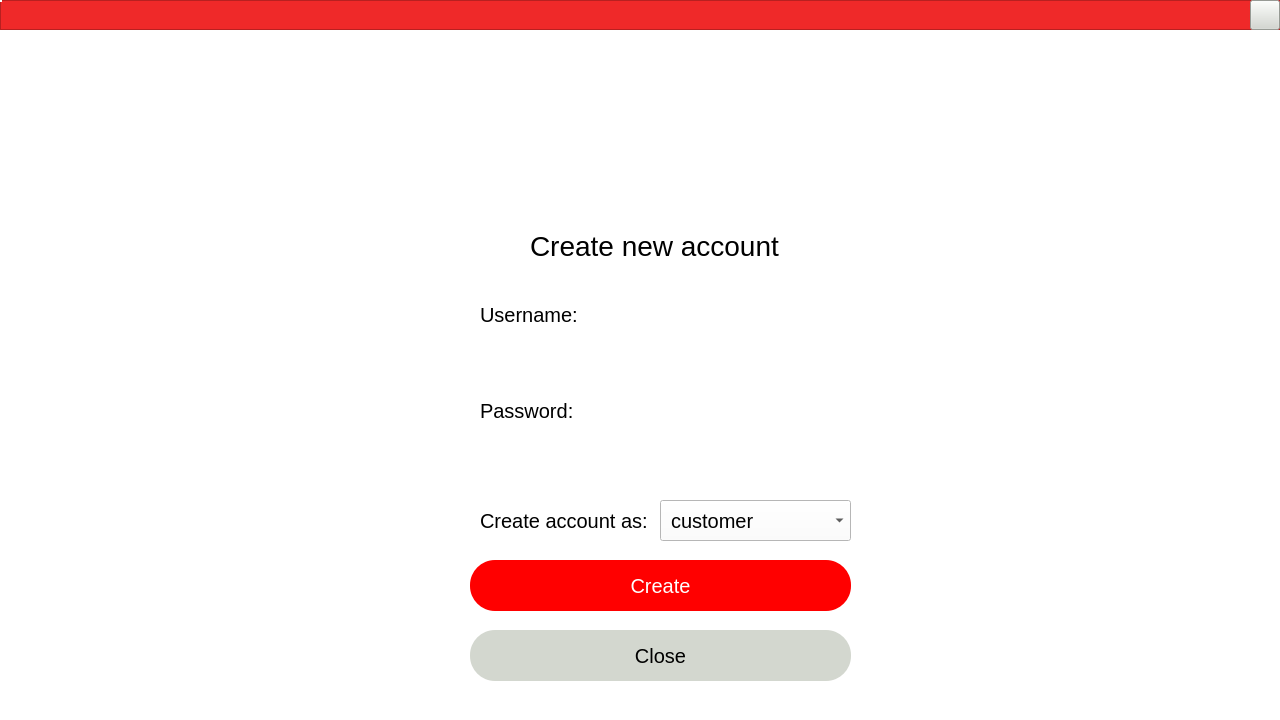
<?xml version="1.0" encoding="UTF-8"?>
<ui version="4.0">
 <class>LoginWidget</class>
 <widget class="QWidget" name="LoginWidget">
  <property name="enabled">
   <bool>true</bool>
  </property>
  <property name="geometry">
   <rect>
    <x>0</x>
    <y>0</y>
    <width>1280</width>
    <height>720</height>
   </rect>
  </property>
  <property name="windowTitle">
   <string>login interface</string>
  </property>
  <property name="windowIcon">
   <iconset>
    <normaloff>:/resource/ico/QQ.png</normaloff>:/resource/ico/QQ.png</iconset>
  </property>
  <property name="styleSheet">
   <string notr="true">background-color:rgb(255, 255, 255);
padding:0;
</string>
  </property>
  <widget class="QStackedWidget" name="stackedWidget">
   <property name="geometry">
    <rect>
     <x>0</x>
     <y>0</y>
     <width>1280</width>
     <height>720</height>
    </rect>
   </property>
   <property name="currentIndex">
    <number>2</number>
   </property>
   <widget class="QWidget" name="robotConnect">
    <layout class="QVBoxLayout" name="verticalLayout_2">
     <property name="spacing">
      <number>0</number>
     </property>
     <property name="leftMargin">
      <number>0</number>
     </property>
     <property name="topMargin">
      <number>0</number>
     </property>
     <property name="rightMargin">
      <number>0</number>
     </property>
     <property name="bottomMargin">
      <number>0</number>
     </property>
     <item>
      <widget class="QWidget" name="widgetBody" native="true">
       <property name="minimumSize">
        <size>
         <width>600</width>
         <height>300</height>
        </size>
       </property>
       <property name="maximumSize">
        <size>
         <width>99999</width>
         <height>99999</height>
        </size>
       </property>
       <widget class="QLabel" name="label">
        <property name="geometry">
         <rect>
          <x>0</x>
          <y>30</y>
          <width>1280</width>
          <height>690</height>
         </rect>
        </property>
        <property name="styleSheet">
         <string notr="true">border-image: url(:/background/data/background/createUser_background.jpg);</string>
        </property>
        <property name="text">
         <string/>
        </property>
       </widget>
       <widget class="QFrame" name="frame">
        <property name="geometry">
         <rect>
          <x>0</x>
          <y>0</y>
          <width>1280</width>
          <height>30</height>
         </rect>
        </property>
        <property name="styleSheet">
         <string notr="true">background-color: rgb(239, 41, 41);</string>
        </property>
        <property name="frameShape">
         <enum>QFrame::StyledPanel</enum>
        </property>
        <property name="frameShadow">
         <enum>QFrame::Raised</enum>
        </property>
        <widget class="QPushButton" name="btnWinClose_3">
         <property name="geometry">
          <rect>
           <x>1250</x>
           <y>0</y>
           <width>31</width>
           <height>31</height>
          </rect>
         </property>
         <property name="styleSheet">
          <string notr="true">background-color: rgb(211, 215, 207);</string>
         </property>
         <property name="text">
          <string/>
         </property>
        </widget>
       </widget>
       <widget class="QFrame" name="frame_2">
        <property name="geometry">
         <rect>
          <x>430</x>
          <y>190</y>
          <width>431</width>
          <height>431</height>
         </rect>
        </property>
        <property name="styleSheet">
         <string notr="true">border-radius: 15px;</string>
        </property>
        <property name="frameShape">
         <enum>QFrame::StyledPanel</enum>
        </property>
        <property name="frameShadow">
         <enum>QFrame::Raised</enum>
        </property>
        <widget class="QLabel" name="label_6">
         <property name="geometry">
          <rect>
           <x>50</x>
           <y>30</y>
           <width>131</width>
           <height>41</height>
          </rect>
         </property>
         <property name="font">
          <font>
           <pointsize>15</pointsize>
          </font>
         </property>
         <property name="styleSheet">
          <string notr="true"/>
         </property>
         <property name="text">
          <string>Master node:</string>
         </property>
        </widget>
        <widget class="QLineEdit" name="lineEditMasterIp">
         <property name="geometry">
          <rect>
           <x>50</x>
           <y>70</y>
           <width>331</width>
           <height>50</height>
          </rect>
         </property>
         <property name="minimumSize">
          <size>
           <width>0</width>
           <height>41</height>
          </size>
         </property>
         <property name="maximumSize">
          <size>
           <width>16777215</width>
           <height>50</height>
          </size>
         </property>
         <property name="font">
          <font>
           <pointsize>15</pointsize>
          </font>
         </property>
         <property name="focusPolicy">
          <enum>Qt::StrongFocus</enum>
         </property>
         <property name="styleSheet">
          <string notr="true">background-color: rgb(176, 249, 244);
border-bottom: 3px solid rgb(103, 229, 161);
border-radius: 0px;
padding-left: 12px;</string>
         </property>
         <property name="text">
          <string>http://127.0.0.1:11311</string>
         </property>
         <property name="placeholderText">
          <string>master node address</string>
         </property>
        </widget>
        <widget class="QLabel" name="label_7">
         <property name="geometry">
          <rect>
           <x>50</x>
           <y>120</y>
           <width>91</width>
           <height>41</height>
          </rect>
         </property>
         <property name="font">
          <font>
           <pointsize>15</pointsize>
          </font>
         </property>
         <property name="styleSheet">
          <string notr="true"/>
         </property>
         <property name="text">
          <string>Local IP:</string>
         </property>
        </widget>
        <widget class="QLineEdit" name="lineEditRosIp">
         <property name="geometry">
          <rect>
           <x>50</x>
           <y>160</y>
           <width>332</width>
           <height>50</height>
          </rect>
         </property>
         <property name="minimumSize">
          <size>
           <width>0</width>
           <height>41</height>
          </size>
         </property>
         <property name="maximumSize">
          <size>
           <width>16777215</width>
           <height>50</height>
          </size>
         </property>
         <property name="font">
          <font>
           <pointsize>15</pointsize>
          </font>
         </property>
         <property name="styleSheet">
          <string notr="true">background-color: rgb(176, 249, 244);
border-bottom: 3px solid rgb(103, 229, 161);
border-radius: 0px;
padding-left: 12px;</string>
         </property>
         <property name="text">
          <string>127.0.0.1</string>
         </property>
         <property name="echoMode">
          <enum>QLineEdit::Normal</enum>
         </property>
         <property name="placeholderText">
          <string>local address</string>
         </property>
        </widget>
        <widget class="QCheckBox" name="checkBoxAutoLogin">
         <property name="geometry">
          <rect>
           <x>50</x>
           <y>230</y>
           <width>161</width>
           <height>31</height>
          </rect>
         </property>
         <property name="font">
          <font>
           <pointsize>15</pointsize>
          </font>
         </property>
         <property name="cursor">
          <cursorShape>PointingHandCursor</cursorShape>
         </property>
         <property name="styleSheet">
          <string notr="true"/>
         </property>
         <property name="text">
          <string>Auto connect</string>
         </property>
         <property name="checked">
          <bool>false</bool>
         </property>
        </widget>
        <widget class="QPushButton" name="pushButton_auto">
         <property name="geometry">
          <rect>
           <x>220</x>
           <y>230</y>
           <width>161</width>
           <height>31</height>
          </rect>
         </property>
         <property name="minimumSize">
          <size>
           <width>0</width>
           <height>0</height>
          </size>
         </property>
         <property name="font">
          <font>
           <pointsize>15</pointsize>
          </font>
         </property>
         <property name="cursor">
          <cursorShape>PointingHandCursor</cursorShape>
         </property>
         <property name="styleSheet">
          <string notr="true">background-color: rgb(186, 189, 182);
border-radius: 15px;</string>
         </property>
         <property name="text">
          <string>Detect IP</string>
         </property>
        </widget>
        <widget class="QPushButton" name="btnLogin">
         <property name="geometry">
          <rect>
           <x>50</x>
           <y>290</y>
           <width>331</width>
           <height>51</height>
          </rect>
         </property>
         <property name="minimumSize">
          <size>
           <width>0</width>
           <height>0</height>
          </size>
         </property>
         <property name="maximumSize">
          <size>
           <width>999999</width>
           <height>999999</height>
          </size>
         </property>
         <property name="font">
          <font>
           <pointsize>15</pointsize>
          </font>
         </property>
         <property name="cursor">
          <cursorShape>PointingHandCursor</cursorShape>
         </property>
         <property name="focusPolicy">
          <enum>Qt::NoFocus</enum>
         </property>
         <property name="toolTip">
          <string>connect</string>
         </property>
         <property name="styleSheet">
          <string notr="true">background-color: qlineargradient(spread:reflect, x1:0, y1:0, x2:1, y2:0, stop:0 rgba(68, 107, 213, 255), stop:1 rgba(62, 255, 124, 255));
color: white;
border-radius: 25px;</string>
         </property>
         <property name="text">
          <string>CONNECT</string>
         </property>
        </widget>
        <widget class="QPushButton" name="btnSignOut">
         <property name="geometry">
          <rect>
           <x>50</x>
           <y>350</y>
           <width>331</width>
           <height>51</height>
          </rect>
         </property>
         <property name="minimumSize">
          <size>
           <width>0</width>
           <height>41</height>
          </size>
         </property>
         <property name="font">
          <font>
           <pointsize>15</pointsize>
          </font>
         </property>
         <property name="styleSheet">
          <string notr="true">background-color: rgb(211, 215, 207);
border-radius: 25px;
</string>
         </property>
         <property name="text">
          <string>Sign out</string>
         </property>
        </widget>
       </widget>
       <widget class="QPushButton" name="createUserAsAdmin_btn">
        <property name="geometry">
         <rect>
          <x>30</x>
          <y>640</y>
          <width>221</width>
          <height>51</height>
         </rect>
        </property>
        <property name="font">
         <font>
          <pointsize>15</pointsize>
         </font>
        </property>
        <property name="styleSheet">
         <string notr="true">background-color: qlineargradient(spread:pad, x1:0, y1:0, x2:1, y2:0.3125, stop:0 rgba(245, 121, 0, 255), stop:1 rgba(252, 233, 79, 255));
border-radius: 25px;</string>
        </property>
        <property name="text">
         <string>Create User as Admin</string>
        </property>
       </widget>
      </widget>
     </item>
    </layout>
   </widget>
   <widget class="QWidget" name="newUnserLogin">
    <widget class="QWidget" name="widget_3" native="true">
     <property name="enabled">
      <bool>true</bool>
     </property>
     <property name="geometry">
      <rect>
       <x>0</x>
       <y>0</y>
       <width>1280</width>
       <height>720</height>
      </rect>
     </property>
     <property name="styleSheet">
      <string notr="true"/>
     </property>
     <widget class="QPushButton" name="loginButton_2">
      <property name="geometry">
       <rect>
        <x>470</x>
        <y>560</y>
        <width>381</width>
        <height>51</height>
       </rect>
      </property>
      <property name="font">
       <font>
        <pointsize>15</pointsize>
       </font>
      </property>
      <property name="styleSheet">
       <string notr="true">background-color: red;
border-radius: 25px;
color: white;
</string>
      </property>
      <property name="text">
       <string>Login</string>
      </property>
     </widget>
     <widget class="QPushButton" name="createButton_3">
      <property name="geometry">
       <rect>
        <x>470</x>
        <y>630</y>
        <width>381</width>
        <height>51</height>
       </rect>
      </property>
      <property name="font">
       <font>
        <pointsize>15</pointsize>
       </font>
      </property>
      <property name="styleSheet">
       <string notr="true">background-color: rgb(211, 215, 207);
border-radius: 25px;
</string>
      </property>
      <property name="text">
       <string>Sign up</string>
      </property>
     </widget>
     <widget class="QLineEdit" name="lineEdit">
      <property name="geometry">
       <rect>
        <x>470</x>
        <y>430</y>
        <width>381</width>
        <height>51</height>
       </rect>
      </property>
      <property name="font">
       <font>
        <pointsize>15</pointsize>
       </font>
      </property>
      <property name="styleSheet">
       <string notr="true">border-radius: 25px;
padding-left: 12px;</string>
      </property>
      <property name="echoMode">
       <enum>QLineEdit::Password</enum>
      </property>
     </widget>
     <widget class="QLineEdit" name="username">
      <property name="geometry">
       <rect>
        <x>470</x>
        <y>330</y>
        <width>381</width>
        <height>51</height>
       </rect>
      </property>
      <property name="font">
       <font>
        <pointsize>15</pointsize>
       </font>
      </property>
      <property name="styleSheet">
       <string notr="true">border-radius: 25px;
padding-left: 12px;</string>
      </property>
      <property name="text">
       <string/>
      </property>
     </widget>
     <widget class="QLabel" name="logo_background_2">
      <property name="geometry">
       <rect>
        <x>0</x>
        <y>0</y>
        <width>1280</width>
        <height>720</height>
       </rect>
      </property>
      <property name="cursor">
       <cursorShape>ArrowCursor</cursorShape>
      </property>
      <property name="styleSheet">
       <string notr="true">border-image: url(:/background/data/background/viettel_background.jpg);</string>
      </property>
      <property name="text">
       <string/>
      </property>
     </widget>
     <widget class="QFrame" name="frame_7">
      <property name="geometry">
       <rect>
        <x>550</x>
        <y>200</y>
        <width>231</width>
        <height>91</height>
       </rect>
      </property>
      <property name="toolTip">
       <string/>
      </property>
      <property name="styleSheet">
       <string notr="true">background-color: qlineargradient(spread:pad, x1:0, y1:0, x2:1, y2:1, stop:1 rgba(0, 0, 0, 0));</string>
      </property>
      <property name="frameShape">
       <enum>QFrame::NoFrame</enum>
      </property>
      <property name="frameShadow">
       <enum>QFrame::Raised</enum>
      </property>
      <widget class="QLabel" name="label_11">
       <property name="geometry">
        <rect>
         <x>10</x>
         <y>10</y>
         <width>211</width>
         <height>71</height>
        </rect>
       </property>
       <property name="font">
        <font>
         <pointsize>21</pointsize>
         <weight>50</weight>
         <bold>false</bold>
         <underline>false</underline>
        </font>
       </property>
       <property name="text">
        <string>Login to system</string>
       </property>
      </widget>
     </widget>
     <widget class="QFrame" name="frame_8">
      <property name="geometry">
       <rect>
        <x>510</x>
        <y>50</y>
        <width>311</width>
        <height>131</height>
       </rect>
      </property>
      <property name="styleSheet">
       <string notr="true">background-color: qlineargradient(spread:pad, x1:0, y1:0, x2:1, y2:1, stop:1 rgba(0, 0, 0, 0));</string>
      </property>
      <property name="frameShape">
       <enum>QFrame::NoFrame</enum>
      </property>
      <property name="frameShadow">
       <enum>QFrame::Raised</enum>
      </property>
      <widget class="QLabel" name="label_12">
       <property name="geometry">
        <rect>
         <x>0</x>
         <y>20</y>
         <width>291</width>
         <height>101</height>
        </rect>
       </property>
       <property name="styleSheet">
        <string notr="true">border-image: url(:/image/data/images/VMC_Logo.png);</string>
       </property>
       <property name="text">
        <string/>
       </property>
      </widget>
     </widget>
     <widget class="QFrame" name="frame_9">
      <property name="geometry">
       <rect>
        <x>470</x>
        <y>289</y>
        <width>131</width>
        <height>61</height>
       </rect>
      </property>
      <property name="toolTip">
       <string/>
      </property>
      <property name="styleSheet">
       <string notr="true">background-color: qlineargradient(spread:pad, x1:0, y1:0, x2:1, y2:1, stop:1 rgba(0, 0, 0, 0));</string>
      </property>
      <property name="frameShape">
       <enum>QFrame::NoFrame</enum>
      </property>
      <property name="frameShadow">
       <enum>QFrame::Raised</enum>
      </property>
      <widget class="QLabel" name="label_13">
       <property name="geometry">
        <rect>
         <x>10</x>
         <y>0</y>
         <width>101</width>
         <height>51</height>
        </rect>
       </property>
       <property name="font">
        <font>
         <pointsize>15</pointsize>
        </font>
       </property>
       <property name="text">
        <string>Username:</string>
       </property>
      </widget>
     </widget>
     <widget class="QFrame" name="frame_10">
      <property name="geometry">
       <rect>
        <x>470</x>
        <y>380</y>
        <width>111</width>
        <height>61</height>
       </rect>
      </property>
      <property name="toolTip">
       <string/>
      </property>
      <property name="styleSheet">
       <string notr="true">background-color: qlineargradient(spread:pad, x1:0, y1:0, x2:1, y2:1, stop:1 rgba(0, 0, 0, 0));</string>
      </property>
      <property name="frameShape">
       <enum>QFrame::NoFrame</enum>
      </property>
      <property name="frameShadow">
       <enum>QFrame::Raised</enum>
      </property>
      <widget class="QLabel" name="label_14">
       <property name="geometry">
        <rect>
         <x>10</x>
         <y>10</y>
         <width>111</width>
         <height>41</height>
        </rect>
       </property>
       <property name="font">
        <font>
         <pointsize>15</pointsize>
        </font>
       </property>
       <property name="text">
        <string>Password:</string>
       </property>
      </widget>
     </widget>
     <widget class="QFrame" name="frame_11">
      <property name="geometry">
       <rect>
        <x>0</x>
        <y>0</y>
        <width>1280</width>
        <height>30</height>
       </rect>
      </property>
      <property name="styleSheet">
       <string notr="true">background-color: rgb(239, 41, 41);</string>
      </property>
      <property name="frameShape">
       <enum>QFrame::StyledPanel</enum>
      </property>
      <property name="frameShadow">
       <enum>QFrame::Raised</enum>
      </property>
      <widget class="QPushButton" name="btnWinClose_4">
       <property name="geometry">
        <rect>
         <x>1250</x>
         <y>0</y>
         <width>30</width>
         <height>30</height>
        </rect>
       </property>
       <property name="styleSheet">
        <string notr="true">background-color: rgb(211, 215, 207);</string>
       </property>
       <property name="text">
        <string/>
       </property>
      </widget>
     </widget>
     <zorder>logo_background_2</zorder>
     <zorder>loginButton_2</zorder>
     <zorder>createButton_3</zorder>
     <zorder>lineEdit</zorder>
     <zorder>username</zorder>
     <zorder>frame_7</zorder>
     <zorder>frame_8</zorder>
     <zorder>frame_9</zorder>
     <zorder>frame_10</zorder>
     <zorder>frame_11</zorder>
    </widget>
   </widget>
   <widget class="QWidget" name="creatUser_widget">
    <widget class="QWidget" name="widget_2" native="true">
     <property name="geometry">
      <rect>
       <x>0</x>
       <y>0</y>
       <width>1280</width>
       <height>720</height>
      </rect>
     </property>
     <widget class="QPushButton" name="closeButton">
      <property name="geometry">
       <rect>
        <x>470</x>
        <y>630</y>
        <width>381</width>
        <height>51</height>
       </rect>
      </property>
      <property name="font">
       <font>
        <pointsize>15</pointsize>
       </font>
      </property>
      <property name="styleSheet">
       <string notr="true">background-color: rgb(211, 215, 207);
border-radius: 25px;</string>
      </property>
      <property name="text">
       <string>Close</string>
      </property>
     </widget>
     <widget class="QLineEdit" name="nameInput">
      <property name="geometry">
       <rect>
        <x>470</x>
        <y>330</y>
        <width>381</width>
        <height>51</height>
       </rect>
      </property>
      <property name="font">
       <font>
        <pointsize>15</pointsize>
       </font>
      </property>
      <property name="styleSheet">
       <string notr="true">border-radius: 25px;
padding-left: 12px;</string>
      </property>
      <property name="text">
       <string/>
      </property>
     </widget>
     <widget class="QLineEdit" name="passInput">
      <property name="geometry">
       <rect>
        <x>470</x>
        <y>430</y>
        <width>381</width>
        <height>51</height>
       </rect>
      </property>
      <property name="font">
       <font>
        <pointsize>15</pointsize>
       </font>
      </property>
      <property name="styleSheet">
       <string notr="true">border-radius: 25px;
padding-left: 12px;</string>
      </property>
      <property name="inputMethodHints">
       <set>Qt::ImhHiddenText|Qt::ImhNoAutoUppercase|Qt::ImhNoPredictiveText|Qt::ImhSensitiveData</set>
      </property>
      <property name="echoMode">
       <enum>QLineEdit::Password</enum>
      </property>
     </widget>
     <widget class="QLabel" name="createUser_background">
      <property name="geometry">
       <rect>
        <x>0</x>
        <y>0</y>
        <width>1280</width>
        <height>720</height>
       </rect>
      </property>
      <property name="font">
       <font>
        <pointsize>15</pointsize>
       </font>
      </property>
      <property name="styleSheet">
       <string notr="true">border-image: url(:/background/data/background/viettel_background.jpg);</string>
      </property>
      <property name="text">
       <string/>
      </property>
     </widget>
     <widget class="QFrame" name="frame_6">
      <property name="geometry">
       <rect>
        <x>0</x>
        <y>0</y>
        <width>1280</width>
        <height>30</height>
       </rect>
      </property>
      <property name="styleSheet">
       <string notr="true">background-color: rgb(239, 41, 41);</string>
      </property>
      <property name="frameShape">
       <enum>QFrame::StyledPanel</enum>
      </property>
      <property name="frameShadow">
       <enum>QFrame::Raised</enum>
      </property>
      <widget class="QPushButton" name="btnWinClose_2">
       <property name="geometry">
        <rect>
         <x>1250</x>
         <y>0</y>
         <width>30</width>
         <height>30</height>
        </rect>
       </property>
       <property name="styleSheet">
        <string notr="true">background-color: rgb(211, 215, 207);</string>
       </property>
       <property name="text">
        <string/>
       </property>
      </widget>
     </widget>
     <widget class="QFrame" name="frame_12">
      <property name="geometry">
       <rect>
        <x>510</x>
        <y>50</y>
        <width>311</width>
        <height>131</height>
       </rect>
      </property>
      <property name="styleSheet">
       <string notr="true">background-color: qlineargradient(spread:pad, x1:0, y1:0, x2:1, y2:1, stop:1 rgba(0, 0, 0, 0));</string>
      </property>
      <property name="frameShape">
       <enum>QFrame::NoFrame</enum>
      </property>
      <property name="frameShadow">
       <enum>QFrame::Raised</enum>
      </property>
      <widget class="QLabel" name="label_15">
       <property name="geometry">
        <rect>
         <x>0</x>
         <y>20</y>
         <width>291</width>
         <height>101</height>
        </rect>
       </property>
       <property name="styleSheet">
        <string notr="true">border-image: url(:/image/data/images/VMC_Logo.png);</string>
       </property>
       <property name="text">
        <string/>
       </property>
      </widget>
     </widget>
     <widget class="QPushButton" name="createButton_2">
      <property name="geometry">
       <rect>
        <x>470</x>
        <y>560</y>
        <width>381</width>
        <height>51</height>
       </rect>
      </property>
      <property name="font">
       <font>
        <pointsize>15</pointsize>
       </font>
      </property>
      <property name="styleSheet">
       <string notr="true">background-color: red;
border-radius: 25px;
color: white;
</string>
      </property>
      <property name="text">
       <string>Create</string>
      </property>
     </widget>
     <widget class="QFrame" name="frame_13">
      <property name="geometry">
       <rect>
        <x>520</x>
        <y>200</y>
        <width>271</width>
        <height>91</height>
       </rect>
      </property>
      <property name="toolTip">
       <string/>
      </property>
      <property name="styleSheet">
       <string notr="true">background-color: qlineargradient(spread:pad, x1:0, y1:0, x2:1, y2:1, stop:1 rgba(0, 0, 0, 0));</string>
      </property>
      <property name="frameShape">
       <enum>QFrame::NoFrame</enum>
      </property>
      <property name="frameShadow">
       <enum>QFrame::Raised</enum>
      </property>
      <widget class="QLabel" name="label_16">
       <property name="geometry">
        <rect>
         <x>10</x>
         <y>10</y>
         <width>251</width>
         <height>71</height>
        </rect>
       </property>
       <property name="font">
        <font>
         <pointsize>21</pointsize>
         <weight>50</weight>
         <bold>false</bold>
         <underline>false</underline>
        </font>
       </property>
       <property name="text">
        <string>Create new account</string>
       </property>
      </widget>
     </widget>
     <widget class="QFrame" name="frame_14">
      <property name="geometry">
       <rect>
        <x>470</x>
        <y>289</y>
        <width>131</width>
        <height>51</height>
       </rect>
      </property>
      <property name="toolTip">
       <string/>
      </property>
      <property name="styleSheet">
       <string notr="true">background-color: qlineargradient(spread:pad, x1:0, y1:0, x2:1, y2:1, stop:1 rgba(0, 0, 0, 0));</string>
      </property>
      <property name="frameShape">
       <enum>QFrame::NoFrame</enum>
      </property>
      <property name="frameShadow">
       <enum>QFrame::Raised</enum>
      </property>
      <widget class="QLabel" name="label_17">
       <property name="geometry">
        <rect>
         <x>10</x>
         <y>0</y>
         <width>101</width>
         <height>51</height>
        </rect>
       </property>
       <property name="font">
        <font>
         <pointsize>15</pointsize>
        </font>
       </property>
       <property name="text">
        <string>Username:</string>
       </property>
      </widget>
     </widget>
     <widget class="QFrame" name="frame_15">
      <property name="geometry">
       <rect>
        <x>470</x>
        <y>380</y>
        <width>111</width>
        <height>61</height>
       </rect>
      </property>
      <property name="toolTip">
       <string/>
      </property>
      <property name="styleSheet">
       <string notr="true">background-color: qlineargradient(spread:pad, x1:0, y1:0, x2:1, y2:1, stop:1 rgba(0, 0, 0, 0));</string>
      </property>
      <property name="frameShape">
       <enum>QFrame::NoFrame</enum>
      </property>
      <property name="frameShadow">
       <enum>QFrame::Raised</enum>
      </property>
      <widget class="QLabel" name="label_18">
       <property name="geometry">
        <rect>
         <x>10</x>
         <y>10</y>
         <width>111</width>
         <height>41</height>
        </rect>
       </property>
       <property name="font">
        <font>
         <pointsize>15</pointsize>
        </font>
       </property>
       <property name="text">
        <string>Password:</string>
       </property>
      </widget>
     </widget>
     <widget class="QComboBox" name="comboBox">
      <property name="geometry">
       <rect>
        <x>660</x>
        <y>500</y>
        <width>191</width>
        <height>41</height>
       </rect>
      </property>
      <property name="font">
       <font>
        <pointsize>15</pointsize>
       </font>
      </property>
      <property name="styleSheet">
       <string notr="true">padding-left: 10px;</string>
      </property>
      <property name="maxVisibleItems">
       <number>15</number>
      </property>
      <item>
       <property name="text">
        <string>customer</string>
       </property>
      </item>
      <item>
       <property name="text">
        <string>admin</string>
       </property>
      </item>
     </widget>
     <widget class="QFrame" name="frame_16">
      <property name="geometry">
       <rect>
        <x>470</x>
        <y>490</y>
        <width>191</width>
        <height>61</height>
       </rect>
      </property>
      <property name="toolTip">
       <string/>
      </property>
      <property name="styleSheet">
       <string notr="true">background-color: qlineargradient(spread:pad, x1:0, y1:0, x2:1, y2:1, stop:1 rgba(0, 0, 0, 0));</string>
      </property>
      <property name="frameShape">
       <enum>QFrame::NoFrame</enum>
      </property>
      <property name="frameShadow">
       <enum>QFrame::Raised</enum>
      </property>
      <widget class="QLabel" name="label_19">
       <property name="geometry">
        <rect>
         <x>10</x>
         <y>10</y>
         <width>181</width>
         <height>41</height>
        </rect>
       </property>
       <property name="font">
        <font>
         <pointsize>15</pointsize>
        </font>
       </property>
       <property name="text">
        <string>Create account as: </string>
       </property>
      </widget>
     </widget>
     <zorder>createUser_background</zorder>
     <zorder>frame_6</zorder>
     <zorder>closeButton</zorder>
     <zorder>nameInput</zorder>
     <zorder>passInput</zorder>
     <zorder>frame_12</zorder>
     <zorder>createButton_2</zorder>
     <zorder>frame_13</zorder>
     <zorder>frame_14</zorder>
     <zorder>frame_15</zorder>
     <zorder>comboBox</zorder>
     <zorder>frame_16</zorder>
    </widget>
   </widget>
   <widget class="QWidget" name="userLogin">
    <property name="styleSheet">
     <string notr="true"/>
    </property>
    <layout class="QVBoxLayout" name="verticalLayout_9">
     <property name="spacing">
      <number>0</number>
     </property>
     <property name="leftMargin">
      <number>1</number>
     </property>
     <property name="topMargin">
      <number>1</number>
     </property>
     <property name="rightMargin">
      <number>1</number>
     </property>
     <property name="bottomMargin">
      <number>1</number>
     </property>
    </layout>
   </widget>
  </widget>
  <widget class="QWidget" name="layoutWidget">
   <property name="geometry">
    <rect>
     <x>0</x>
     <y>0</y>
     <width>2</width>
     <height>2</height>
    </rect>
   </property>
   <layout class="QHBoxLayout" name="horizontalLayout_25"/>
  </widget>
 </widget>
 <resources>
  <include location="../resources.qrc"/>
 </resources>
 <connections/>
</ui>
